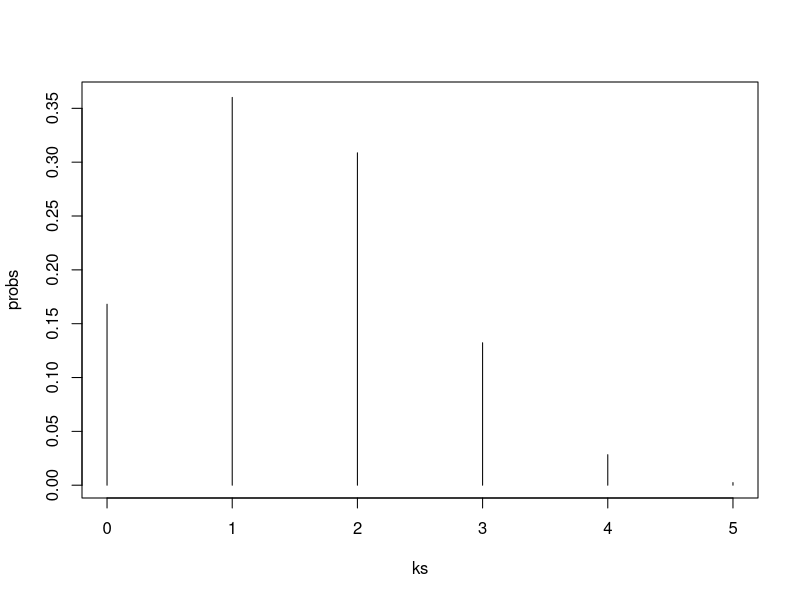
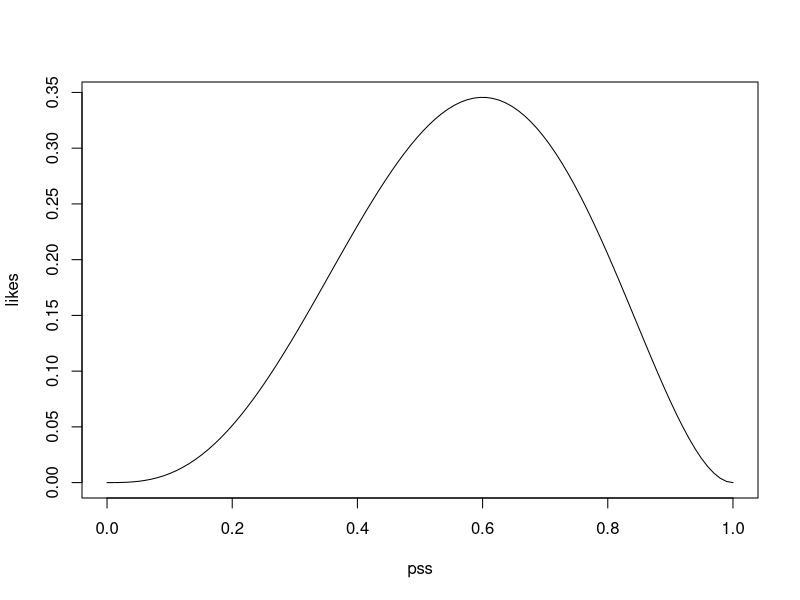

These charts were generated, in order, by the following R code:
## ---- chunk 1
knitr::opts_chunk$set(echo = TRUE)
## ---- chunk 2
N <- 5
k <- 3
ps <- c(0.3,0.7)
my.prob <- function(N,k,ps){
  factorial(N)/(factorial(k)*factorial(N-k)) * ps[1]^k * ps[2]^(N-k)
}
my.prob(N,k,ps)
## ---- chunk 3
ks <- 0:N
probs <- rep(0,length(ks))
for(i in 1:length(ks)){
  probs[i] <- my.prob(N,ks[i],ps)
}
plot(ks,probs,type="h")
sum(probs)
## ---- chunk 4
N <- 5
k <- 3
ps <- c(0.3,0.7)
my.prob <- function(N,k,ps){
  factorial(N)/(factorial(k)*factorial(N-k)) * ps[1]^k * ps[2]^(N-k)
}
my.prob(N,k,ps)
## ---- chunk 5
pss <- seq(from=0,to=1,length=100)
likes <- rep(0,length(pss))
for(i in 1:length(pss)){
  this.ps <- c(pss[i],1-pss[i])
  likes[i] <- my.prob(N,k,this.ps)
}
plot(pss,likes,type="l")
sum(likes) # ??
## ---- chunk 6
sum(likes)
## ---- chunk 7
pss[2]-pss[1]
diff(pss)
## ---- chunk 8
sum(likes * (pss[2]-pss[1]))
## ---- chunk 9
1/(1:10)
